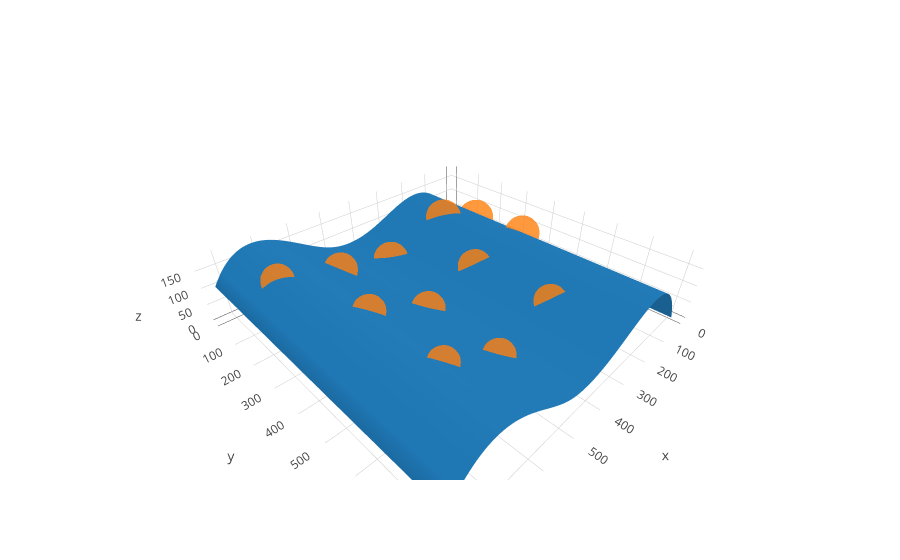

This figure's notebook cell:
### Code cell
# Assume the new keyboard is formed by folding the keyboard onto the curved surface

new_locations = []
curved_char_pos_dict = {}
for key in left_keys:
    flat_x, flat_y = char_pos_dict[key]
    pos_x_on_curved_keyboard = optimize.brentq(lambda x: scaled_curve_length(x)[0] - flat_x, 0, inpl_w)
    
    new_location = np.array([pos_x_on_curved_keyboard, flat_y, interpolate.splev(pos_x_on_curved_keyboard, scaled_spline, der = 0) ])
    new_locations.append(new_location)
    print("Key: {}\tCurved x: {}".format(key, pos_x_on_curved_keyboard))
    curved_char_pos_dict[key] = new_location
    
plotMeshShape(scaled_xnew ,scaled_spline, True, np.array(new_locations))

### Figure 1 — Plotly figure (JSON) as saved in the notebook; plotly's stock layout.template omitted (floating-point values rounded to 4 significant figures; data arrays with more than 128 entries replaced by an {"elided": "..."} marker saying what was removed)
{"data": [{"type": "mesh3d", "uid": "36fcb3ed-1793-457e-9a5d-91de18d53186", "x": {"elided": "8640 float values"}, "y": {"elided": "8640 int values"}, "z": {"elided": "8640 float values"}}, {"marker": {"opacity": 0.8, "size": 12}, "mode": "markers", "type": "scatter3d", "uid": "2f73c3b4-013f-4b59-b04c-ca16e02f0e1f", "x": [404.4, 49.88, 491.8, 497.6, 207.5, 105.8, 663.6, 302.2, 293.7, 579.4, 744.2, 658.2], "y": [159, 159.3, 409.6, 635.2, 170.4, 387.1, 420.8, 386.2, 618.6, 181.9, 191.9, 633.3], "z": [73.4, 81.06, 80.99, 83.05, 140.7, 130.4, 173.0, 104.6, 108.3, 127.2, 177.1, 170.9]}], "layout": {"scene": {"aspectmode": "data"}}}
